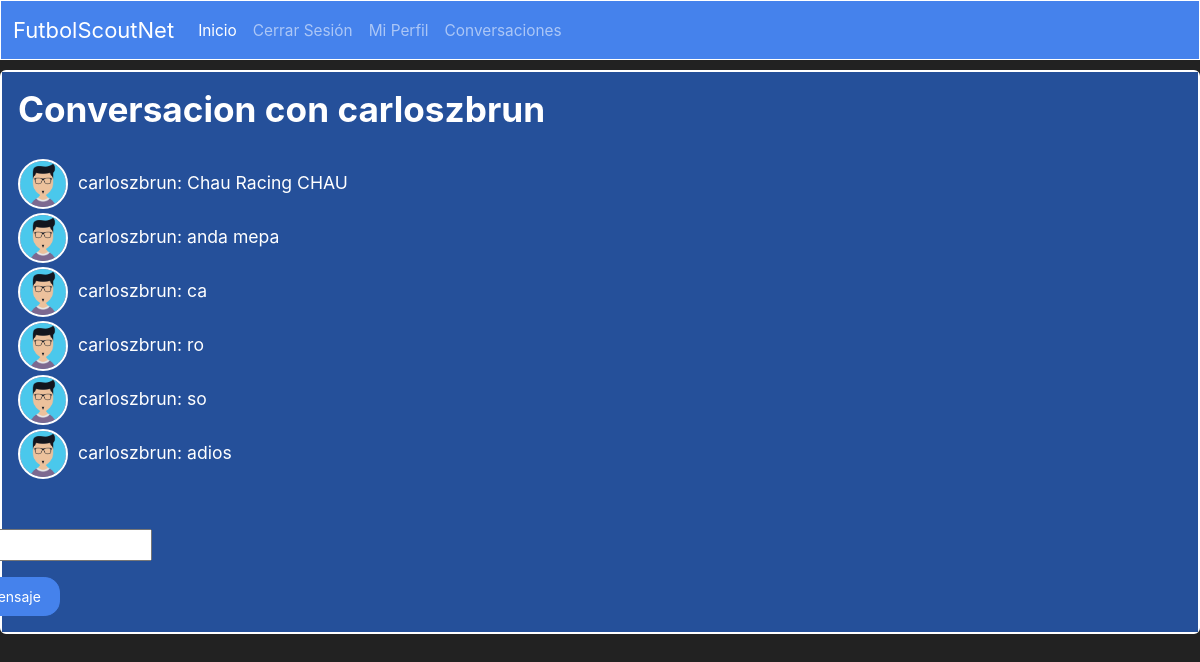
The app's page /mensajes/carloszbrun/ (signed in) with its own data.
### sitio/models.py (models this page shows, shortened)
class Conversacion(models.Model):
    emisor = models.ForeignKey(User, on_delete=models.CASCADE, related_name='conversaciones_uno', null=True, blank=True)
    destinatario = models.ForeignKey(User, on_delete=models.CASCADE, related_name='conversaciones_dos', null=True, blank=True)

class Mensaje(models.Model):
    user = models.ForeignKey(User, on_delete=models.CASCADE, related_name='mensajes', null=True, blank=True)
    conversacion = models.ForeignKey(Conversacion, on_delete=models.CASCADE, null=True, blank=True)
    texto = models.CharField(max_length=500)
    fecha = models.DateTimeField(default=timezone.now)

class Profile(models.Model):
    user = models.OneToOneField(User, on_delete=models.CASCADE, null=True, blank=True)
    image = models.ImageField(upload_to="Profiles_Images", default='user.png')
    posicion = models.ForeignKey(Posicion, on_delete=models.CASCADE, null=True, blank=True)
    nivel = models.ForeignKey(Nivel, on_delete=models.CASCADE, null=True, blank=True)
    edad = models.IntegerField(null=True, blank=True)

### sitio/views.py (the view)
# urls.py: path('mensajes/<str:username>/', views.mensajes, name='mensajes'),
@login_required
def mensajes(request, username):
    conversacion = Conversacion.objects.filter(
        Q(emisor=request.user, destinatario__username=username) |
        Q(destinatario=request.user, emisor__username=username)
    ).first()
    if conversacion is None:
        conversacion = Conversacion.objects.create(
            emisor=request.user,
            destinatario=get_object_or_404(User, username=username)
        )
    mensajes = Mensaje.objects.filter(conversacion=conversacion)
    if request.method == 'POST':
        form = MensajeForm(request.POST)
        if form.is_valid():
            nuevo_mensaje = form.save(commit=False)
            nuevo_mensaje.user = request.user
            nuevo_mensaje.conversacion = conversacion
            nuevo_mensaje.save()
            return redirect('mensajes', username=username)
    else:
        form = MensajeForm()
    return render(request, 'mensajes.html', {'conversacion': conversacion, 'mensajes': mensajes, 'form': form})

### sitio/forms.py
class MensajeForm(forms.ModelForm):
    class Meta:
        model = Mensaje
        fields = ['texto']
        labels = {
            'texto': 'Mensaje',
        }

### sitio/templates/mensajes.html (shortened to what this page needs)
{% extends 'layout.html' %}
{% block contenido %}
  {% if conversacion %}
    <div class="card text-white bg-primary mb-3" style="max-width: 100rem; border: 2px solid white;">
        <div class="card-body" style="display: flex; flex-direction: column; gap: 20px; background-color: #25509a;">
            {% if conversacion.emisor == request.user %}
                <h2>Conversación con {{ conversacion.destinatario }}</h2>
            {% else %}
                <h2> Conversacion con {{ conversacion.emisor }} </h2>
            {% endif %}
            <ul style="list-style: none; padding: 0; margin: 0;">
                {% for mensaje in mensajes %}
                    <li style="display: flex; align-items: center;">
                        <img class="rounded-circle" style="width: 50px; height: 50px; object-fit: cover; border: 2px solid white; margin-right: 10px;" src="{{mensaje.user.profile.image.url}}">
                        <span>{{ mensaje.user.username }}: {{ mensaje.texto }}</span>
                    </li>
                {% endfor %}
            </ul>
            {% if conversacion.emisor == request.user %}
                <form method="post" action="{% url 'mensajes' username=conversacion.destinatario.username %}" style="align-self: flex-end; margin-right: 1030px;">
                    {% csrf_token %}
                    {{ form.as_p }}
                    <button type="submit" class="btn btn-primary">Enviar mensaje</button>
                </form>
            {% else %}
                <form method="post" action="{% url 'mensajes' username=conversacion.emisor.username %}" style="align-self: flex-end; margin-right: 1030px;">
                    {{ form.as_p }}
                    <button type="submit" class="btn btn-primary">Enviar mensaje</button>
                </form>
            {% endif %}
        </div>
    </div>
  {% else %}
    <p>No hay conversación disponible.</p>
  {% endif %}
{% endblock %}

### templates/base.html (style rules this page uses)
body { background-color: #222; color: white; }

### records on screen
Conversacion: emisor "carloszbrun"
Mensaje: user.profile.image (placeholder picture), user.username "carloszbrun", texto "Chau Racing CHAU"
Mensaje: user.profile.image (placeholder picture), user.username "carloszbrun", texto "anda mepa"
Mensaje: user.profile.image (placeholder picture), user.username "carloszbrun", texto "ca"
Mensaje: user.profile.image (placeholder picture), user.username "carloszbrun", texto "ro"
Mensaje: user.profile.image (placeholder picture), user.username "carloszbrun", texto "so"
Mensaje: user.profile.image (placeholder picture), user.username "carloszbrun", texto "adios"
